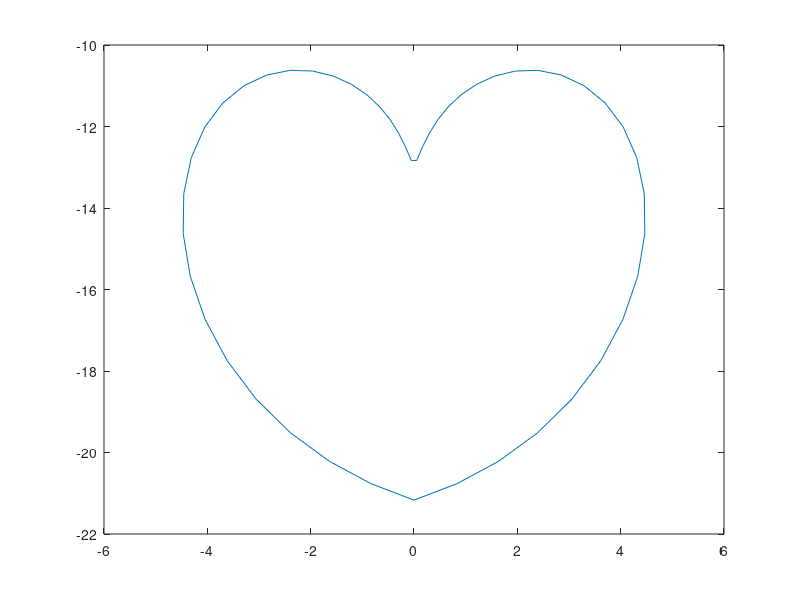

Reproduce this figure in MATLAB.
t = linspace(-pi,pi, 50);
X = 0.9*t .* sin( pi * 0.886*sin(t)./t);
Y = -abs(t) .* cos(pi * sin(t)./t)-5;
X = X*2.6;
Y = Y*2.6;
figure
plot(X,Y);

save('heart.mat','X','Y');